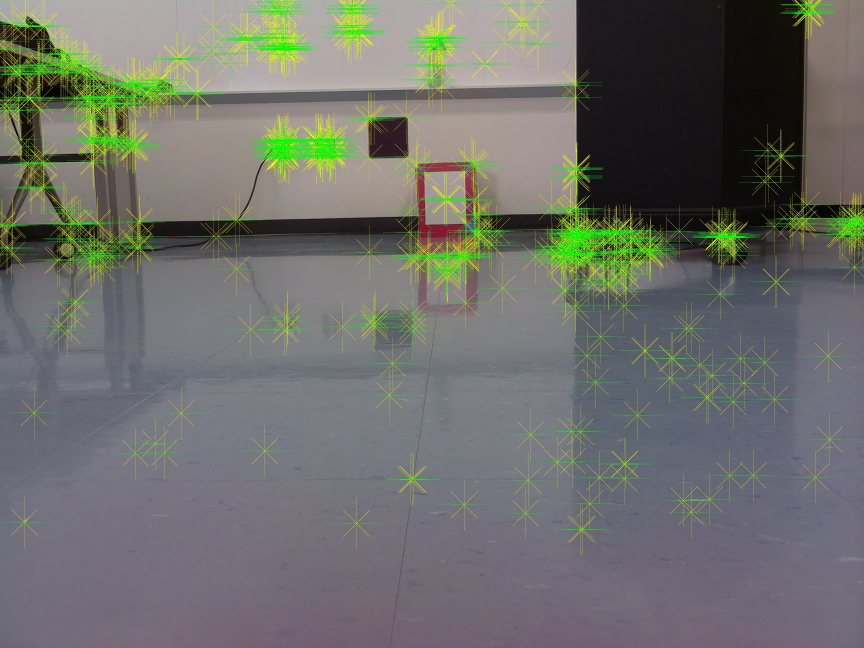
#> input picture C++/Test.jpg, 2592 x 1944 px (shown at 1/3 size)
$ python -i FollowLaser.py   (imports and definitions only)
#> lines starting #> are read from the running program, lines starting #| are printed output that depends on the picture
#> further down, picture is the input picture: shape (1944, 2592, 3); mean B, G, R 106, 111, 109.5
#!usr/bin/python
import cv2
import numpy as np

# [1 line not run here, left out]
prev = np.empty((1920,640,3))
diff = np.empty((480,640,3))
avgBright = 0;


ranThrough = False


# [20 lines left out: functions getFrame, getCoor, reduceBrightness, not called in this run]

def removeNonRed(img):
    img = cv2.cvtColor(img,cv2.COLOR_HSV2BGR)
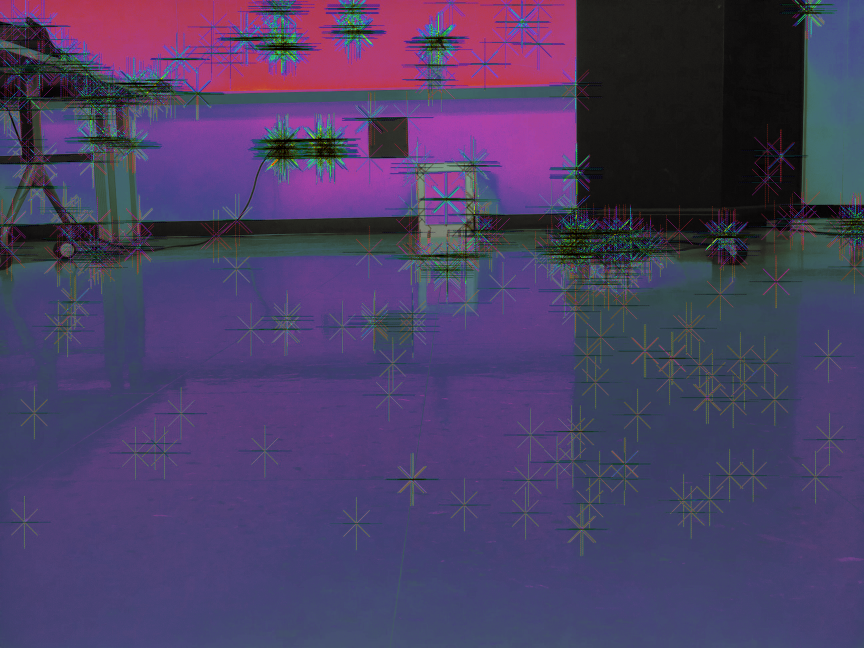
#> img: shape (1944, 2592, 3) (shown at 1/3 size); mean B, G, R 100.3, 62.7, 74.7
    b,g,r = cv2.split(img)
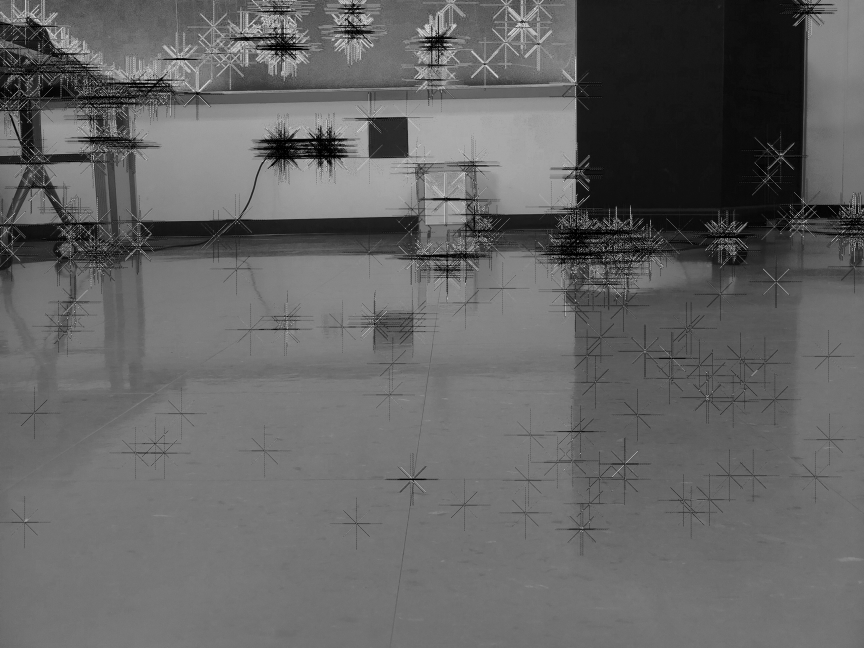
#> b: shape (1944, 2592) (shown at 1/3 size); min 0, max 255, mean 100.3
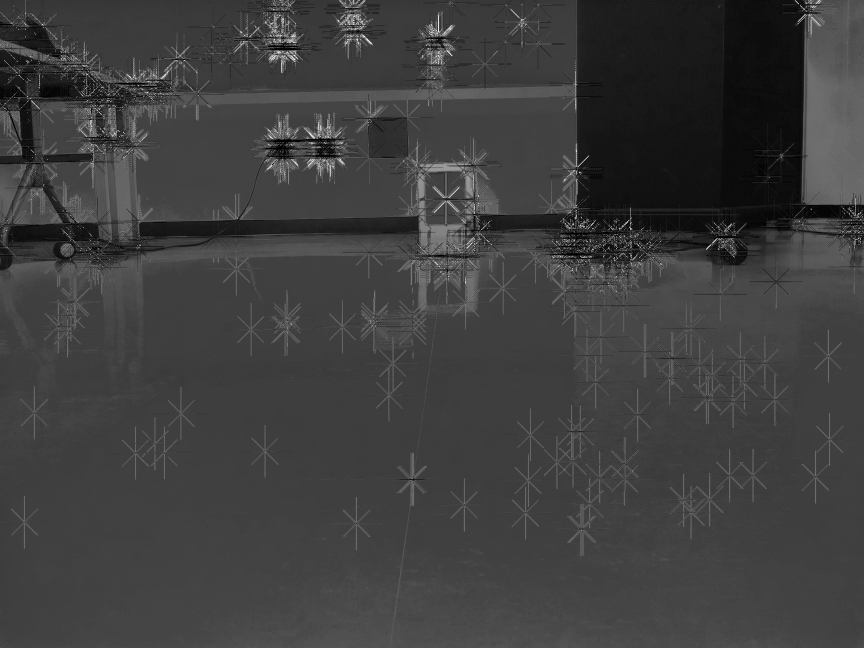
#> g: shape (1944, 2592) (shown at 1/3 size); min 0, max 255, mean 62.7
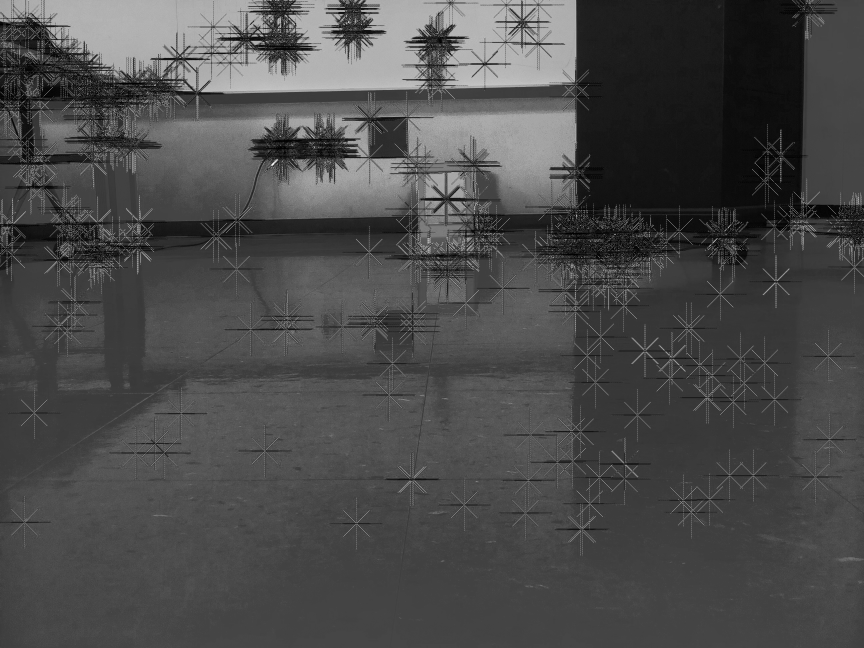
#> r: shape (1944, 2592) (shown at 1/3 size); min 0, max 255, mean 74.7
    deltaB = cv2.subtract(r,b)
    deltaG = cv2.subtract(r,g)
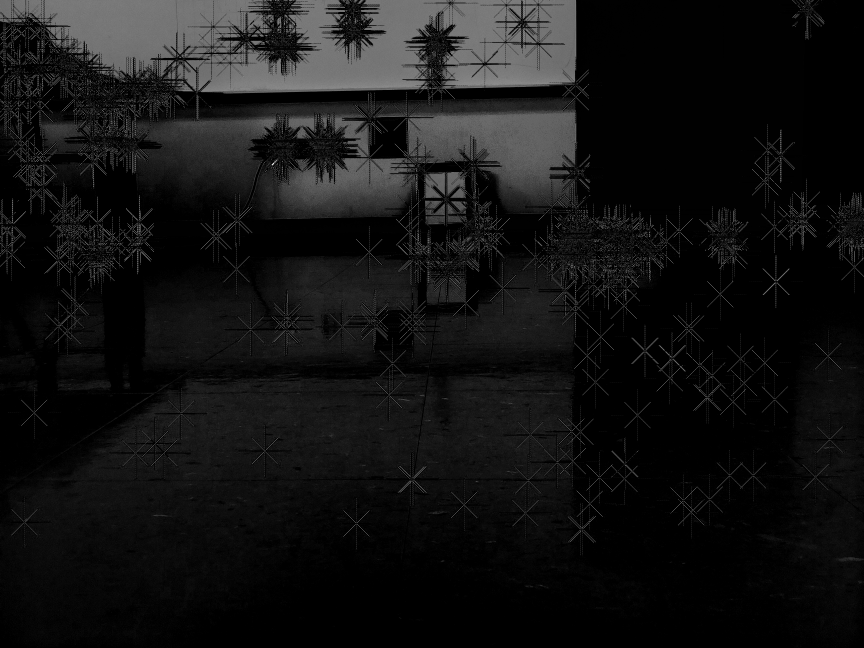
#> deltaG: shape (1944, 2592) (shown at 1/3 size); min 0, max 255, mean 19.3
    r2 = cv2.bitwise_and(r,r,mask=deltaB)
    g2 = cv2.bitwise_and(r2,r2,mask=deltaG)
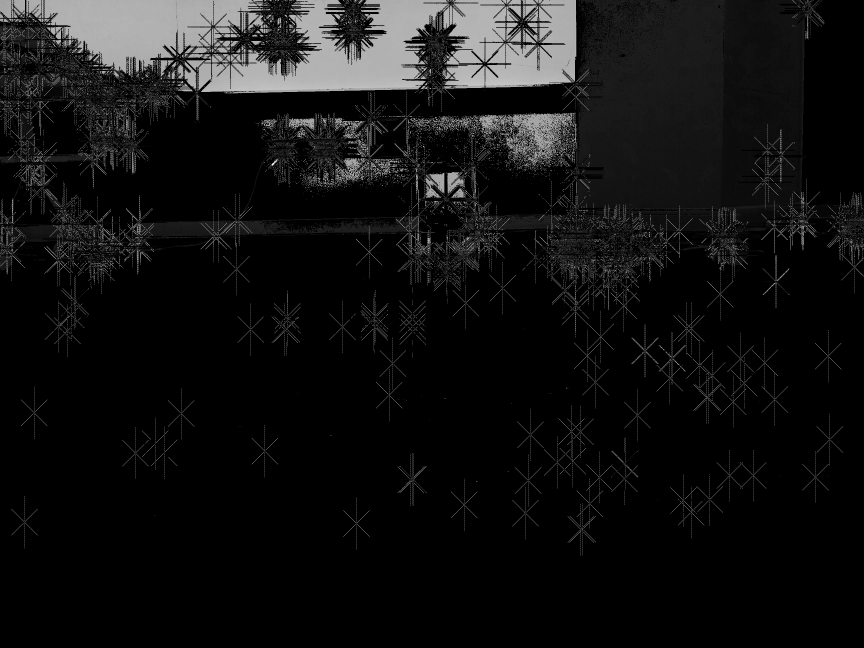
#> g2: shape (1944, 2592) (shown at 1/3 size); min 0, max 255, mean 18.1
    b = cv2.bitwise_xor(b,b,mask=r2)
#> b: shape (1944, 2592); every value is 0
    g = cv2.bitwise_xor(g,g,mask=r2)
    img = cv2.merge((b,g,r2))
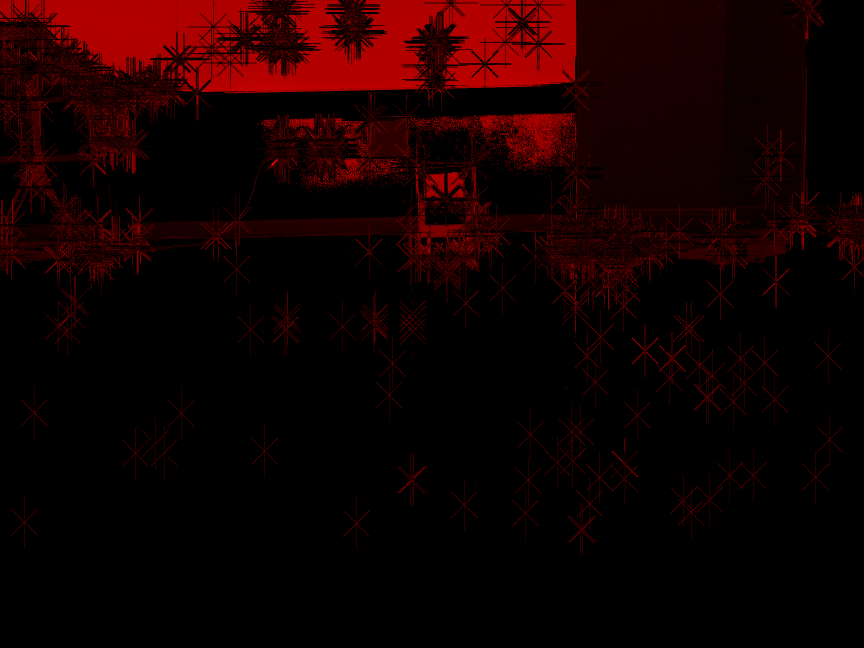
#> img: shape (1944, 2592, 3) (shown at 1/3 size); mean B, G, R 0, 0, 20
    #cv2.imshow('test',img)
    img = cv2.cvtColor(img,cv2.COLOR_BGR2HSV)
#> img: shape (1944, 2592, 3); mean H, S, V 0, 61.4, 20
    return img;


def edgeDetection(img):
    img2 = cv2.Canny(img,100,200)
    cv2.imshow('edges',img2)


# [25 lines left out: function getLocation, not called in this run]
# [38 lines not run here, left out]

>>> import cv2
>>> picture = cv2.imread('../C++/Test.jpg')
>>> result = removeNonRed(picture)

$ run again, on C++/17foot_LeftBoxwithLaser.png
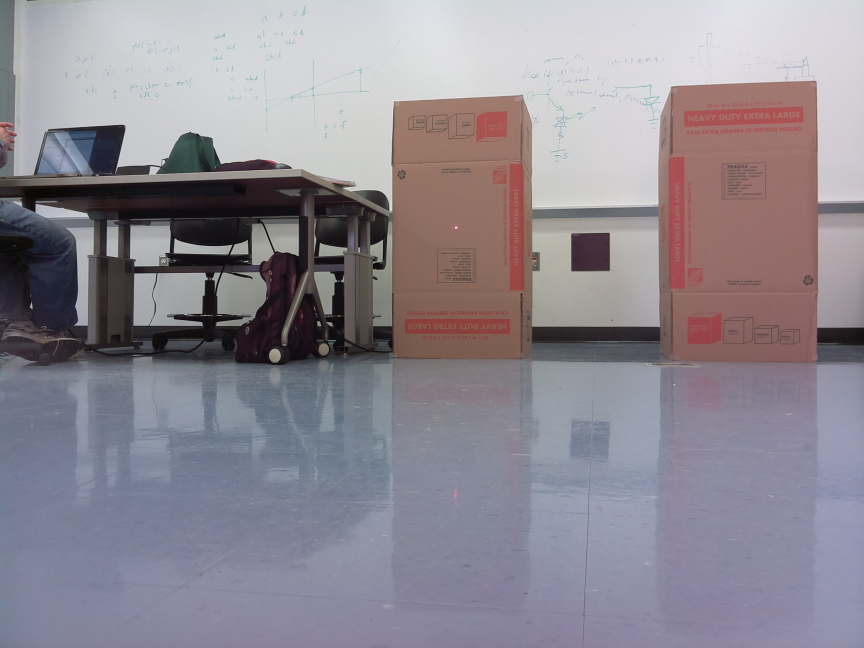
#> input picture C++/17foot_LeftBoxwithLaser.png, 2592 x 1944 px (shown at 1/3 size)
#> picture is the input picture: shape (1944, 2592, 3); mean B, G, R 146.6, 137.6, 143
#> in removeNonRed, `g2 = cv2.bitwise_and(r2,r2,mask=deltaG)`:
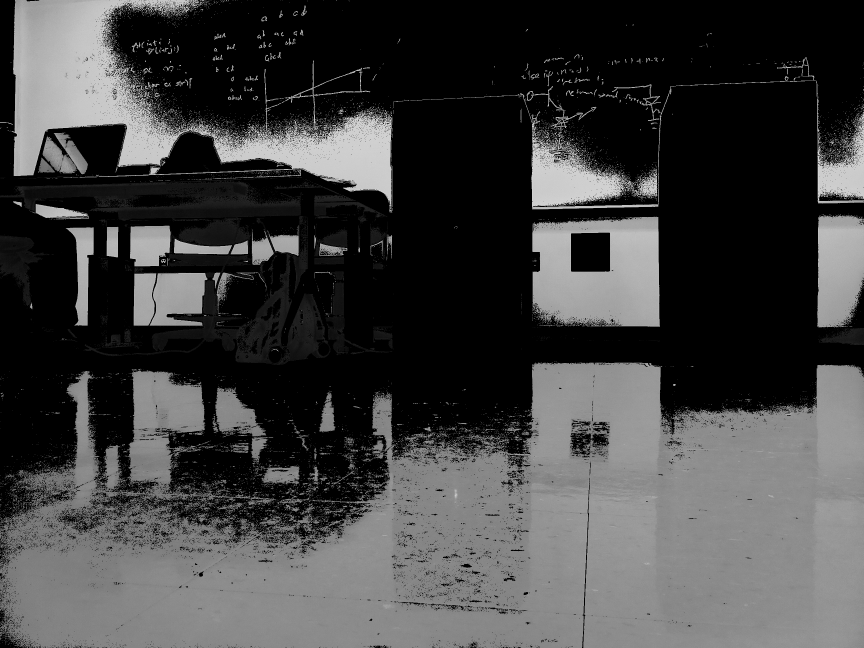
#> g2: shape (1944, 2592) (shown at 1/3 size); min 0, max 237, mean 65.6
#> in removeNonRed, `img = cv2.merge((b,g,r2))`:
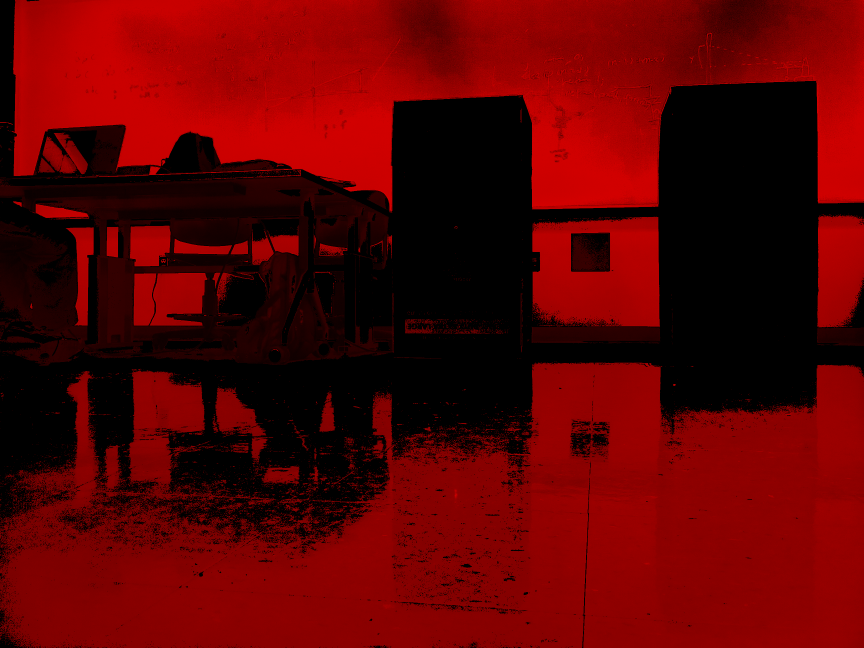
#> img: shape (1944, 2592, 3) (shown at 1/3 size); mean B, G, R 0, 0, 92.4
